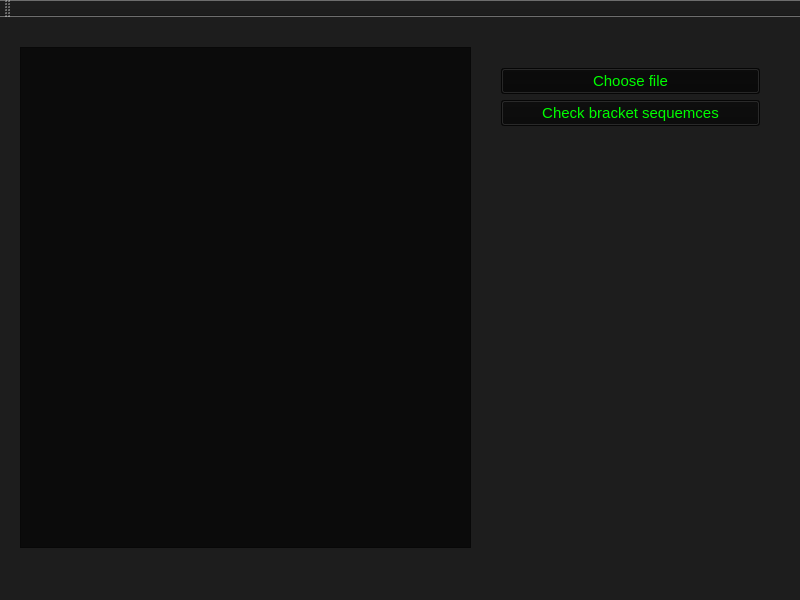
<?xml version="1.0" encoding="UTF-8"?>
<ui version="4.0">
 <class>MainWindowClass</class>
 <widget class="QMainWindow" name="MainWindowClass">
  <property name="geometry">
   <rect>
    <x>0</x>
    <y>0</y>
    <width>800</width>
    <height>600</height>
   </rect>
  </property>
  <property name="minimumSize">
   <size>
    <width>800</width>
    <height>600</height>
   </size>
  </property>
  <property name="maximumSize">
   <size>
    <width>800</width>
    <height>600</height>
   </size>
  </property>
  <property name="windowTitle">
   <string>MainWindow</string>
  </property>
  <property name="styleSheet">
   <string notr="true">colour:  rgb(0, 255, 0);
background-color: rgb(29, 29, 29);</string>
  </property>
  <widget class="QWidget" name="centralWidget">
   <widget class="QTextEdit" name="textEdit">
    <property name="geometry">
     <rect>
      <x>20</x>
      <y>30</y>
      <width>451</width>
      <height>501</height>
     </rect>
    </property>
    <property name="styleSheet">
     <string notr="true">background-color: rgb(11, 11, 11);
color: rgb(0, 255, 0);
border-color: rgb(0, 255, 0);</string>
    </property>
   </widget>
   <widget class="QWidget" name="layoutWidget">
    <property name="geometry">
     <rect>
      <x>490</x>
      <y>40</y>
      <width>281</width>
      <height>81</height>
     </rect>
    </property>
    <layout class="QVBoxLayout" name="verticalLayout">
     <item>
      <widget class="QPushButton" name="File">
       <property name="font">
        <font>
         <pointsize>11</pointsize>
        </font>
       </property>
       <property name="styleSheet">
        <string notr="true">border-color: rgba(0, 255, 0, 200);
background-color: rgb(8, 8, 8);
color: rgb(0, 255, 0);</string>
       </property>
       <property name="text">
        <string>Choose file</string>
       </property>
      </widget>
     </item>
     <item>
      <widget class="QPushButton" name="Checker">
       <property name="font">
        <font>
         <pointsize>11</pointsize>
        </font>
       </property>
       <property name="styleSheet">
        <string notr="true">border-color: rgb(0, 255, 0);
background-color: rgb(9, 9, 9);
color: rgb(0, 255, 0);</string>
       </property>
       <property name="text">
        <string>Check bracket sequemces</string>
       </property>
      </widget>
     </item>
    </layout>
   </widget>
  </widget>
  <widget class="QMenuBar" name="menuBar">
   <property name="geometry">
    <rect>
     <x>0</x>
     <y>0</y>
     <width>800</width>
     <height>26</height>
    </rect>
   </property>
  </widget>
  <widget class="QToolBar" name="mainToolBar">
   <attribute name="toolBarArea">
    <enum>TopToolBarArea</enum>
   </attribute>
   <attribute name="toolBarBreak">
    <bool>false</bool>
   </attribute>
  </widget>
  <widget class="QStatusBar" name="statusBar"/>
 </widget>
 <layoutdefault spacing="6" margin="11"/>
 <resources>
  <include location="mainwindow.qrc"/>
 </resources>
 <connections/>
</ui>
